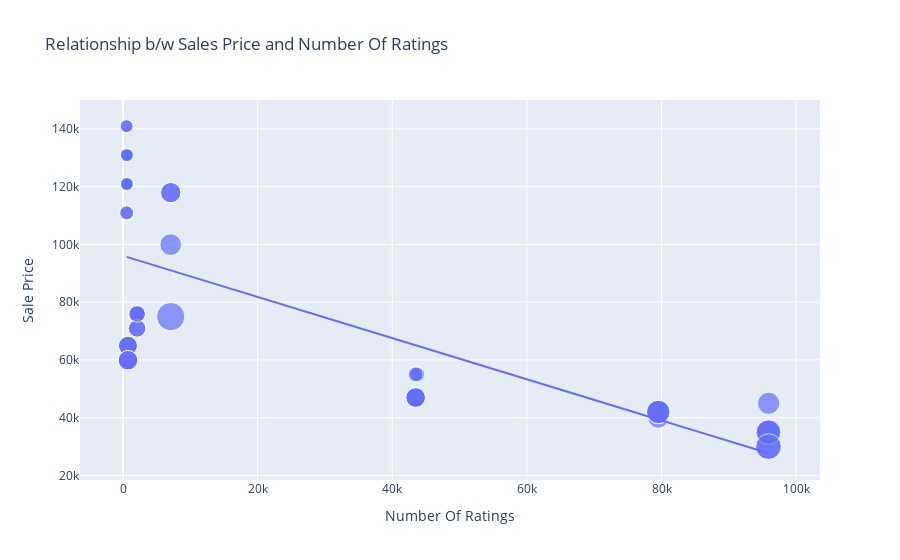

Here is the notebook cell this chart was saved with:
### Code cell
figure = px.scatter(data_frame=data, 
                     x="Number Of Ratings",  
                     y="Sale Price",        
                     size='Discount Percentage', 
                     trendline='ols', # negative linear relationship b/w sale and rating
                     title="Relationship b/w Sales Price and Number Of Ratings")
figure.show()

### Figure 1 — Plotly figure (JSON) as saved in the notebook; plotly's stock layout.template omitted (floating-point values rounded to 4 significant figures)
{"data": [{"hovertemplate": "Number Of Ratings=%{x}<br>Sale Price=%{y}<br>Discount Percentage=%{marker.size}<extra></extra>", "legendgroup": "", "marker": {"color": "#636efa", "size": [0, 0, 0, 0, 0, 0, 0, 0, 0, 20, 16, 20, 20, 20, 0, 0, 0, 0, 29, 15, 0, 15, 17, 18, 6, 6, 13, 6, 14, 10, 7, 6, 6, 13, 13, 10, 10, 6, 14, 6, 10, 6, 11, 11, 10, 14, 7, 6, 6, 6, 8, 8, 24, 22, 22, 22, 8, 24, 14, 14, 14, 14], "sizemode": "area", "sizeref": 0.0725, "symbol": "circle"}, "mode": "markers", "name": "", "orientation": "v", "showlegend": false, "type": "scatter", "x": [3431, 3431, 3431, 11202, 11202, 3431, 3431, 11202, 1454, 79512, 79512, 79582, 79512, 79512, 1078, 1078, 1078, 1078, 7088, 7088, 1078, 7088, 7081, 95909, 542, 580, 740, 545, 740, 2101, 545, 580, 580, 730, 730, 2101, 2101, 580, 740, 580, 2092, 545, 2101, 2092, 2101, 740, 545, 580, 580, 580, 43707, 43707, 95807, 95909, 95807, 95909, 43470, 95909, 43470, 43470, 43470, 43470], "xaxis": "x", "y": [49900, 84900, 84900, 77000, 77000, 49900, 49900, 77000, 89900, 41999, 39999, 41999, 41999, 41999, 131900, 117100, 131900, 117100, 74999, 117900, 117100, 117900, 99900, 44999, 140900, 130900, 64900, 120900, 59900, 75900, 110900, 130900, 120900, 64900, 64900, 75900, 75900, 120900, 59900, 120900, 75900, 140900, 70900, 70900, 75900, 59900, 110900, 120900, 130900, 130900, 54999, 54999, 29999, 34999, 34999, 34999, 54999, 29999, 46999, 46999, 46999, 46999], "yaxis": "y"}, {"hovertemplate": "<b>OLS trendline</b><br>Sale Price = -0.712783 * Number Of Ratings + 96054.8<br>R<sup>2</sup>=0.492139<br><br>Number Of Ratings=%{x}<br>Sale Price=%{y} <b>(trend)</b><extra></extra>", "legendgroup": "", "marker": {"color": "#636efa", "symbol": "circle"}, "mode": "lines", "name": "", "showlegend": false, "type": "scatter", "x": [542, 545, 545, 545, 545, 580, 580, 580, 580, 580, 580, 580, 580, 730, 730, 740, 740, 740, 740, 1078, 1078, 1078, 1078, 1078, 1454, 2092, 2092, 2101, 2101, 2101, 2101, 2101, 3431, 3431, 3431, 3431, 3431, 7081, 7088, 7088, 7088, 11202, 11202, 11202, 43470, 43470, 43470, 43470, 43470, 43707, 43707, 79512, 79512, 79512, 79512, 79582, 95807, 95807, 95909, 95909, 95909, 95909], "xaxis": "x", "y": [95670.0, 95670.0, 95670.0, 95670.0, 95670.0, 95640.0, 95640.0, 95640.0, 95640.0, 95640.0, 95640.0, 95640.0, 95640.0, 95530.0, 95530.0, 95530.0, 95530.0, 95530.0, 95530.0, 95290.0, 95290.0, 95290.0, 95290.0, 95290.0, 95020.0, 94560.0, 94560.0, 94560.0, 94560.0, 94560.0, 94560.0, 94560.0, 93610.0, 93610.0, 93610.0, 93610.0, 93610.0, 91010.0, 91000.0, 91000.0, 91000.0, 88070.0, 88070.0, 88070.0, 65070.0, 65070.0, 65070.0, 65070.0, 65070.0, 64900.0, 64900.0, 39380.0, 39380.0, 39380.0, 39380.0, 39330.0, 27770.0, 27770.0, 27690.0, 27690.0, 27690.0, 27690.0], "yaxis": "y"}], "layout": {"autosize": true, "legend": {"itemsizing": "constant", "tracegroupgap": 0}, "title": {"text": "Relationship b/w Sales Price and Number Of Ratings"}, "xaxis": {"anchor": "y", "autorange": true, "domain": [0, 1], "range": [-6277.0, 103400.0], "title": {"text": "Number Of Ratings"}, "type": "linear"}, "yaxis": {"anchor": "x", "autorange": true, "domain": [0, 1], "range": [11530.0, 153700.0], "title": {"text": "Sale Price"}, "type": "linear"}}}
